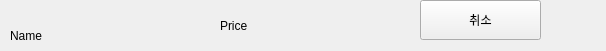
<?xml version="1.0" encoding="UTF-8"?>
<ui version="4.0">
 <class>BacketListItem</class>
 <widget class="QWidget" name="BacketListItem">
  <property name="geometry">
   <rect>
    <x>0</x>
    <y>0</y>
    <width>606</width>
    <height>51</height>
   </rect>
  </property>
  <property name="windowTitle">
   <string>Form</string>
  </property>
  <widget class="QLabel" name="name">
   <property name="geometry">
    <rect>
     <x>10</x>
     <y>20</y>
     <width>221</width>
     <height>31</height>
    </rect>
   </property>
   <property name="text">
    <string>Name</string>
   </property>
  </widget>
  <widget class="QLabel" name="price">
   <property name="geometry">
    <rect>
     <x>220</x>
     <y>10</y>
     <width>131</width>
     <height>31</height>
    </rect>
   </property>
   <property name="text">
    <string>Price</string>
   </property>
  </widget>
  <widget class="QPushButton" name="cacel">
   <property name="geometry">
    <rect>
     <x>420</x>
     <y>0</y>
     <width>121</width>
     <height>40</height>
    </rect>
   </property>
   <property name="text">
    <string>취소</string>
   </property>
  </widget>
 </widget>
 <resources/>
 <connections/>
</ui>
